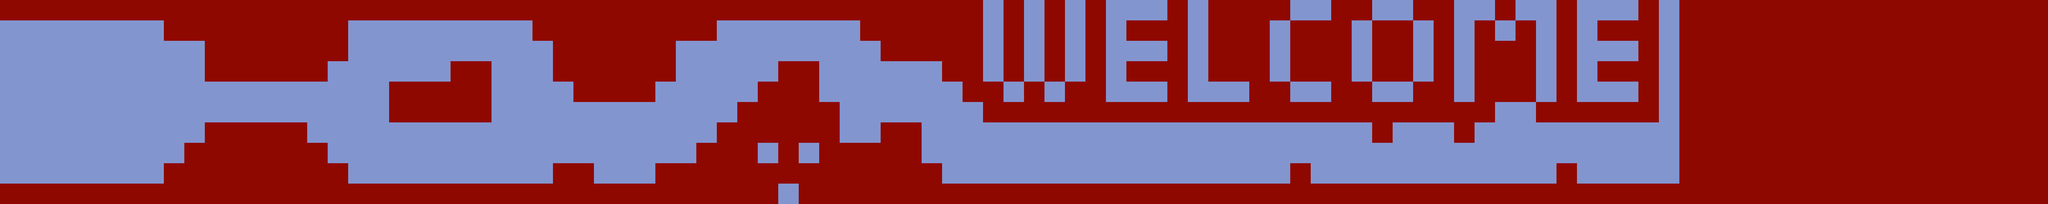

Below is a game level as drawn by its tile map, then a one-line description and the .tmx that defines it (tile-layer data replaced by summaries):
An orthogonal 100x10 tile map with 64x64 px tiles, 1 tile layer (Map) and 1 object.

<map version="1.0" orientation="orthogonal" width="100" height="10" tilewidth="64" tileheight="64">
 <tileset firstgid="1" name="maptile-hd" tilewidth="64" tileheight="64">
  <image source="maptile-hd.png" width="128" height="64" />
  <tile id="0">
   <properties>
    <property name="Collidable" value="False" />
   </properties>
  </tile>
  <tile id="1">
   <properties>
    <property name="Collidable" value="True" />
   </properties>
  </tile>
 </tileset>
 <layer name="Map" width="100" height="10">
  <data>[1000 cells, 1000 non-empty, 2 distinct tile ids]</data>
 </layer>
 <objectgroup name="Spawn" width="100" height="10">
  <properties>
   <property name="SpawnPoint" value="" />
  </properties>
  <object x="128" y="447" />
 </objectgroup>
</map>